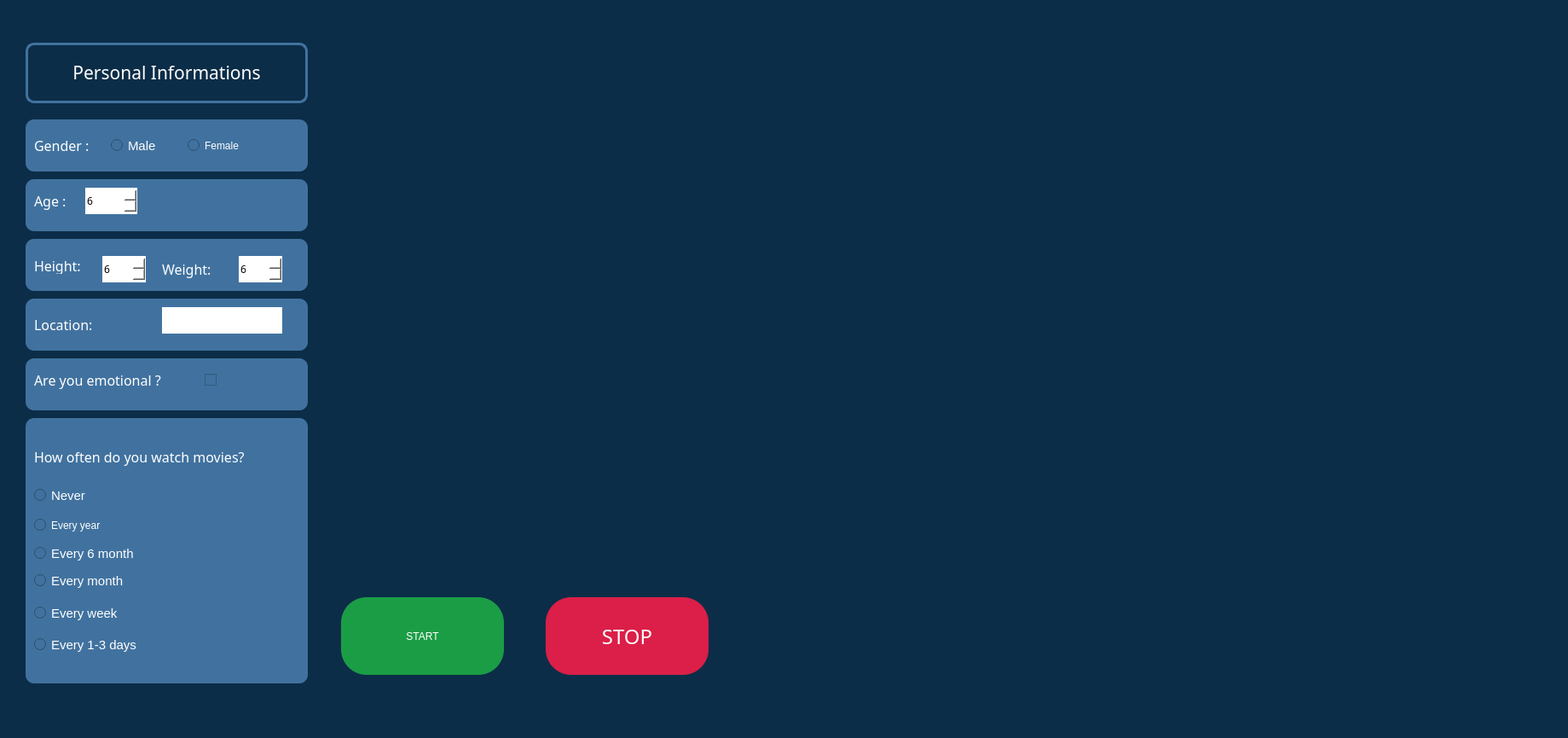
<?xml version="1.0" encoding="UTF-8"?>
<ui version="4.0">
 <class>MainWindow</class>
 <widget class="QMainWindow" name="MainWindow">
  <property name="geometry">
   <rect>
    <x>0</x>
    <y>0</y>
    <width>1839</width>
    <height>865</height>
   </rect>
  </property>
  <property name="windowTitle">
   <string>MainWindow</string>
  </property>
  <property name="styleSheet">
   <string notr="true">background-color: rgb(12, 45, 72);</string>
  </property>
  <widget class="QWidget" name="centralwidget">
   <widget class="QLabel" name="label">
    <property name="geometry">
     <rect>
      <x>1740</x>
      <y>790</y>
      <width>141</width>
      <height>61</height>
     </rect>
    </property>
    <property name="styleSheet">
     <string notr="true">image: url(:/logo/imgsrc/logo.png);</string>
    </property>
    <property name="text">
     <string/>
    </property>
   </widget>
   <widget class="QLabel" name="label_2">
    <property name="geometry">
     <rect>
      <x>1740</x>
      <y>860</y>
      <width>81</width>
      <height>31</height>
     </rect>
    </property>
    <property name="styleSheet">
     <string notr="true">font: 14pt &quot;MS Shell Dlg 2&quot;;</string>
    </property>
    <property name="text">
     <string>&lt;html&gt;&lt;head/&gt;&lt;body&gt;&lt;p align=&quot;right&quot;&gt;&lt;span style=&quot; font-size:12pt; font-weight:600; color:#ea8b37;&quot;&gt;NEURO&lt;/span&gt;&lt;/p&gt;&lt;/body&gt;&lt;/html&gt;</string>
    </property>
    <property name="textFormat">
     <enum>Qt::RichText</enum>
    </property>
    <property name="alignment">
     <set>Qt::AlignCenter</set>
    </property>
   </widget>
   <widget class="QLabel" name="label_3">
    <property name="geometry">
     <rect>
      <x>30</x>
      <y>50</y>
      <width>331</width>
      <height>71</height>
     </rect>
    </property>
    <property name="font">
     <font>
      <family>Microsoft YaHei Light</family>
      <pointsize>14</pointsize>
      <weight>50</weight>
      <italic>false</italic>
      <bold>false</bold>
     </font>
    </property>
    <property name="styleSheet">
     <string notr="true">    border: 3px solid ;
	border-color: rgb(65, 114, 159);
    border-radius: 10px;
    margin-top: 0.5em;</string>
    </property>
    <property name="text">
     <string>&lt;html&gt;&lt;head/&gt;&lt;body&gt;&lt;p&gt;&lt;span style=&quot; font-size:16pt; color:#ffffff;&quot;&gt;Personal Informations&lt;/span&gt;&lt;/p&gt;&lt;/body&gt;&lt;/html&gt;</string>
    </property>
    <property name="textFormat">
     <enum>Qt::RichText</enum>
    </property>
    <property name="alignment">
     <set>Qt::AlignCenter</set>
    </property>
   </widget>
   <widget class="QGroupBox" name="groupBox">
    <property name="geometry">
     <rect>
      <x>30</x>
      <y>140</y>
      <width>331</width>
      <height>61</height>
     </rect>
    </property>
    <property name="maximumSize">
     <size>
      <width>16700000</width>
      <height>16700000</height>
     </size>
    </property>
    <property name="styleSheet">
     <string notr="true">border: 0px;
background-color: rgb(65, 114, 159);
border-radius:10px;</string>
    </property>
    <property name="title">
     <string/>
    </property>
    <widget class="QRadioButton" name="radioButton_4">
     <property name="geometry">
      <rect>
       <x>100</x>
       <y>10</y>
       <width>81</width>
       <height>41</height>
      </rect>
     </property>
     <property name="font">
      <font>
       <family>Microsoft YaHei UI</family>
       <pointsize>11</pointsize>
       <weight>50</weight>
       <italic>false</italic>
       <bold>false</bold>
      </font>
     </property>
     <property name="styleSheet">
      <string notr="true">color: rgb(255, 255, 255);
font: 11pt &quot;Microsoft YaHei UI&quot;;</string>
     </property>
     <property name="text">
      <string>Male</string>
     </property>
    </widget>
    <widget class="QLabel" name="label_4">
     <property name="geometry">
      <rect>
       <x>10</x>
       <y>10</y>
       <width>81</width>
       <height>41</height>
      </rect>
     </property>
     <property name="font">
      <font>
       <family>Microsoft YaHei Light</family>
       <pointsize>12</pointsize>
       <weight>50</weight>
       <bold>false</bold>
      </font>
     </property>
     <property name="text">
      <string>&lt;html&gt;&lt;head/&gt;&lt;body&gt;&lt;p&gt;&lt;span style=&quot; color:#ffffff;&quot;&gt;Gender :&lt;/span&gt;&lt;/p&gt;&lt;/body&gt;&lt;/html&gt;</string>
     </property>
     <property name="textFormat">
      <enum>Qt::RichText</enum>
     </property>
    </widget>
    <widget class="QRadioButton" name="radioButton_3">
     <property name="geometry">
      <rect>
       <x>190</x>
       <y>10</y>
       <width>111</width>
       <height>41</height>
      </rect>
     </property>
     <property name="styleSheet">
      <string notr="true">color: rgb(255, 255, 255);
font: 11pt &quot;Microsoft YaHei UI&quot;;</string>
     </property>
     <property name="text">
      <string>Female</string>
     </property>
    </widget>
   </widget>
   <widget class="QGroupBox" name="groupBox_2">
    <property name="geometry">
     <rect>
      <x>30</x>
      <y>210</y>
      <width>331</width>
      <height>61</height>
     </rect>
    </property>
    <property name="styleSheet">
     <string notr="true">border: 0px;
background-color: rgb(65, 114, 159);
border-radius:10px;</string>
    </property>
    <property name="title">
     <string/>
    </property>
    <widget class="QSpinBox" name="spinBox">
     <property name="geometry">
      <rect>
       <x>70</x>
       <y>10</y>
       <width>61</width>
       <height>31</height>
      </rect>
     </property>
     <property name="font">
      <font>
       <family>Microsoft YaHei Light</family>
      </font>
     </property>
     <property name="styleSheet">
      <string notr="true">background-color: rgb(255, 255, 255);
border-radius:0 px;
</string>
     </property>
     <property name="minimum">
      <number>6</number>
     </property>
    </widget>
    <widget class="QLabel" name="label_5">
     <property name="geometry">
      <rect>
       <x>10</x>
       <y>10</y>
       <width>51</width>
       <height>31</height>
      </rect>
     </property>
     <property name="font">
      <font>
       <family>Microsoft YaHei Light</family>
       <pointsize>9</pointsize>
       <weight>50</weight>
       <bold>false</bold>
      </font>
     </property>
     <property name="text">
      <string>&lt;html&gt;&lt;head/&gt;&lt;body&gt;&lt;p&gt;&lt;span style=&quot; font-size:12pt; color:#ffffff;&quot;&gt;Age :&lt;/span&gt;&lt;/p&gt;&lt;/body&gt;&lt;/html&gt;</string>
     </property>
    </widget>
   </widget>
   <widget class="QGroupBox" name="groupBox_3">
    <property name="geometry">
     <rect>
      <x>30</x>
      <y>420</y>
      <width>331</width>
      <height>61</height>
     </rect>
    </property>
    <property name="styleSheet">
     <string notr="true">border: 0px;
background-color: rgb(65, 114, 159);
border-radius:10px;</string>
    </property>
    <property name="title">
     <string/>
    </property>
    <widget class="QLabel" name="label_6">
     <property name="geometry">
      <rect>
       <x>10</x>
       <y>10</y>
       <width>191</width>
       <height>31</height>
      </rect>
     </property>
     <property name="font">
      <font>
       <family>Microsoft YaHei Light</family>
       <pointsize>12</pointsize>
       <weight>50</weight>
       <bold>false</bold>
      </font>
     </property>
     <property name="text">
      <string>&lt;html&gt;&lt;head/&gt;&lt;body&gt;&lt;p&gt;&lt;span style=&quot; color:#ffffff;&quot;&gt;Are you emotional ?&lt;/span&gt;&lt;/p&gt;&lt;/body&gt;&lt;/html&gt;</string>
     </property>
    </widget>
    <widget class="QCheckBox" name="checkBox">
     <property name="geometry">
      <rect>
       <x>210</x>
       <y>10</y>
       <width>41</width>
       <height>31</height>
      </rect>
     </property>
     <property name="text">
      <string/>
     </property>
    </widget>
   </widget>
   <widget class="QPushButton" name="pushButton">
    <property name="geometry">
     <rect>
      <x>400</x>
      <y>700</y>
      <width>191</width>
      <height>91</height>
     </rect>
    </property>
    <property name="styleSheet">
     <string notr="true">color: rgb(255, 255, 255);
font: 75 18pt &quot;Poppins&quot;;
border-radius: 30px;
background-color: rgb(27, 157, 70);
border-style: outset;</string>
    </property>
    <property name="text">
     <string>START</string>
    </property>
   </widget>
   <widget class="QPushButton" name="pushButton_2">
    <property name="geometry">
     <rect>
      <x>640</x>
      <y>700</y>
      <width>191</width>
      <height>91</height>
     </rect>
    </property>
    <property name="font">
     <font>
      <family>Poppins</family>
      <pointsize>18</pointsize>
      <weight>9</weight>
      <italic>false</italic>
      <bold>false</bold>
     </font>
    </property>
    <property name="styleSheet">
     <string notr="true">color: rgb(255, 255, 255);
font: 75 18pt &quot;Poppins&quot;;
border-radius: 30px;
border-style: outset;
background-color: rgb(219, 31, 72);</string>
    </property>
    <property name="text">
     <string>STOP</string>
    </property>
   </widget>
   <widget class="QLabel" name="label_8">
    <property name="geometry">
     <rect>
      <x>1820</x>
      <y>860</y>
      <width>61</width>
      <height>31</height>
     </rect>
    </property>
    <property name="styleSheet">
     <string notr="true">font: 14pt &quot;MS Shell Dlg 2&quot;;</string>
    </property>
    <property name="text">
     <string>&lt;html&gt;&lt;head/&gt;&lt;body&gt;&lt;p&gt;&lt;span style=&quot; font-size:12pt; font-weight:600; color:#e5e5e5;&quot;&gt;TECH&lt;/span&gt;&lt;/p&gt;&lt;/body&gt;&lt;/html&gt;</string>
    </property>
    <property name="textFormat">
     <enum>Qt::RichText</enum>
    </property>
    <property name="alignment">
     <set>Qt::AlignCenter</set>
    </property>
   </widget>
   <widget class="QGroupBox" name="groupBox_6">
    <property name="geometry">
     <rect>
      <x>30</x>
      <y>490</y>
      <width>331</width>
      <height>311</height>
     </rect>
    </property>
    <property name="maximumSize">
     <size>
      <width>16700000</width>
      <height>16700000</height>
     </size>
    </property>
    <property name="styleSheet">
     <string notr="true">border: 0px;
background-color: rgb(65, 114, 159);
border-radius:10px;</string>
    </property>
    <property name="title">
     <string/>
    </property>
    <widget class="QRadioButton" name="freq0">
     <property name="geometry">
      <rect>
       <x>10</x>
       <y>80</y>
       <width>101</width>
       <height>21</height>
      </rect>
     </property>
     <property name="font">
      <font>
       <family>Microsoft YaHei UI</family>
       <pointsize>11</pointsize>
       <weight>50</weight>
       <italic>false</italic>
       <bold>false</bold>
      </font>
     </property>
     <property name="styleSheet">
      <string notr="true">color: rgb(255, 255, 255);
font: 11pt &quot;Microsoft YaHei UI&quot;;</string>
     </property>
     <property name="text">
      <string>Never</string>
     </property>
    </widget>
    <widget class="QLabel" name="label_13">
     <property name="geometry">
      <rect>
       <x>10</x>
       <y>20</y>
       <width>311</width>
       <height>51</height>
      </rect>
     </property>
     <property name="font">
      <font>
       <family>Microsoft YaHei Light</family>
       <pointsize>12</pointsize>
       <weight>50</weight>
       <bold>false</bold>
      </font>
     </property>
     <property name="text">
      <string>&lt;html&gt;&lt;head/&gt;&lt;body&gt;&lt;p&gt;&lt;span style=&quot; color:#ffffff;&quot;&gt;How often do you watch movies?&lt;/span&gt;&lt;/p&gt;&lt;/body&gt;&lt;/html&gt;</string>
     </property>
     <property name="textFormat">
      <enum>Qt::RichText</enum>
     </property>
    </widget>
    <widget class="QRadioButton" name="freq1">
     <property name="geometry">
      <rect>
       <x>10</x>
       <y>110</y>
       <width>131</width>
       <height>31</height>
      </rect>
     </property>
     <property name="styleSheet">
      <string notr="true">color: rgb(255, 255, 255);
font: 11pt &quot;Microsoft YaHei UI&quot;;</string>
     </property>
     <property name="text">
      <string>Every year</string>
     </property>
    </widget>
    <widget class="QRadioButton" name="freq2">
     <property name="geometry">
      <rect>
       <x>10</x>
       <y>150</y>
       <width>161</width>
       <height>17</height>
      </rect>
     </property>
     <property name="font">
      <font>
       <family>Microsoft YaHei UI</family>
       <pointsize>11</pointsize>
       <weight>50</weight>
       <italic>false</italic>
       <bold>false</bold>
      </font>
     </property>
     <property name="styleSheet">
      <string notr="true">color: rgb(255, 255, 255);
font: 11pt &quot;Microsoft YaHei UI&quot;;</string>
     </property>
     <property name="text">
      <string>Every 6 month</string>
     </property>
    </widget>
    <widget class="QRadioButton" name="freq3">
     <property name="geometry">
      <rect>
       <x>10</x>
       <y>180</y>
       <width>141</width>
       <height>21</height>
      </rect>
     </property>
     <property name="font">
      <font>
       <family>Microsoft YaHei UI</family>
       <pointsize>11</pointsize>
       <weight>50</weight>
       <italic>false</italic>
       <bold>false</bold>
      </font>
     </property>
     <property name="styleSheet">
      <string notr="true">color: rgb(255, 255, 255);
font: 11pt &quot;Microsoft YaHei UI&quot;;</string>
     </property>
     <property name="text">
      <string>Every month</string>
     </property>
    </widget>
    <widget class="QRadioButton" name="freq4">
     <property name="geometry">
      <rect>
       <x>10</x>
       <y>220</y>
       <width>141</width>
       <height>17</height>
      </rect>
     </property>
     <property name="font">
      <font>
       <family>Microsoft YaHei UI</family>
       <pointsize>11</pointsize>
       <weight>50</weight>
       <italic>false</italic>
       <bold>false</bold>
      </font>
     </property>
     <property name="styleSheet">
      <string notr="true">color: rgb(255, 255, 255);
font: 11pt &quot;Microsoft YaHei UI&quot;;</string>
     </property>
     <property name="text">
      <string>Every week</string>
     </property>
    </widget>
    <widget class="QRadioButton" name="freq5">
     <property name="geometry">
      <rect>
       <x>10</x>
       <y>250</y>
       <width>171</width>
       <height>31</height>
      </rect>
     </property>
     <property name="font">
      <font>
       <family>Microsoft YaHei UI</family>
       <pointsize>11</pointsize>
       <weight>50</weight>
       <italic>false</italic>
       <bold>false</bold>
      </font>
     </property>
     <property name="styleSheet">
      <string notr="true">color: rgb(255, 255, 255);
font: 11pt &quot;Microsoft YaHei UI&quot;;</string>
     </property>
     <property name="text">
      <string>Every 1-3 days</string>
     </property>
    </widget>
   </widget>
   <widget class="QGroupBox" name="groupBox_7">
    <property name="geometry">
     <rect>
      <x>30</x>
      <y>280</y>
      <width>331</width>
      <height>61</height>
     </rect>
    </property>
    <property name="styleSheet">
     <string notr="true">border: 0px;
background-color: rgb(65, 114, 159);
border-radius:10px;</string>
    </property>
    <property name="title">
     <string/>
    </property>
    <widget class="QSpinBox" name="spinBox_11">
     <property name="geometry">
      <rect>
       <x>90</x>
       <y>20</y>
       <width>51</width>
       <height>31</height>
      </rect>
     </property>
     <property name="font">
      <font>
       <family>Microsoft YaHei Light</family>
      </font>
     </property>
     <property name="styleSheet">
      <string notr="true">background-color: rgb(255, 255, 255);
border-radius:0 px;
</string>
     </property>
     <property name="minimum">
      <number>6</number>
     </property>
    </widget>
    <widget class="QLabel" name="label_19">
     <property name="geometry">
      <rect>
       <x>10</x>
       <y>20</y>
       <width>71</width>
       <height>21</height>
      </rect>
     </property>
     <property name="font">
      <font>
       <family>Microsoft YaHei Light</family>
       <pointsize>9</pointsize>
       <weight>50</weight>
       <bold>false</bold>
      </font>
     </property>
     <property name="text">
      <string>&lt;html&gt;&lt;head/&gt;&lt;body&gt;&lt;p&gt;&lt;span style=&quot; font-size:12pt; color:#ffffff;&quot;&gt;Height:&lt;/span&gt;&lt;/p&gt;&lt;/body&gt;&lt;/html&gt;</string>
     </property>
    </widget>
    <widget class="QLabel" name="label_20">
     <property name="geometry">
      <rect>
       <x>160</x>
       <y>10</y>
       <width>71</width>
       <height>51</height>
      </rect>
     </property>
     <property name="font">
      <font>
       <family>Microsoft YaHei Light</family>
       <pointsize>9</pointsize>
       <weight>50</weight>
       <bold>false</bold>
      </font>
     </property>
     <property name="text">
      <string>&lt;html&gt;&lt;head/&gt;&lt;body&gt;&lt;p&gt;&lt;span style=&quot; font-size:12pt; color:#ffffff;&quot;&gt;Weight:&lt;/span&gt;&lt;/p&gt;&lt;/body&gt;&lt;/html&gt;</string>
     </property>
    </widget>
    <widget class="QSpinBox" name="spinBox_12">
     <property name="geometry">
      <rect>
       <x>250</x>
       <y>20</y>
       <width>51</width>
       <height>31</height>
      </rect>
     </property>
     <property name="font">
      <font>
       <family>Microsoft YaHei Light</family>
      </font>
     </property>
     <property name="styleSheet">
      <string notr="true">background-color: rgb(255, 255, 255);
border-radius:0 px;
</string>
     </property>
     <property name="minimum">
      <number>6</number>
     </property>
    </widget>
   </widget>
   <widget class="QGroupBox" name="groupBox_5">
    <property name="geometry">
     <rect>
      <x>30</x>
      <y>350</y>
      <width>331</width>
      <height>61</height>
     </rect>
    </property>
    <property name="styleSheet">
     <string notr="true">border: 0px;
background-color: rgb(65, 114, 159);
border-radius:10px;</string>
    </property>
    <property name="title">
     <string/>
    </property>
    <widget class="QLabel" name="label_14">
     <property name="geometry">
      <rect>
       <x>10</x>
       <y>10</y>
       <width>111</width>
       <height>41</height>
      </rect>
     </property>
     <property name="font">
      <font>
       <family>Microsoft YaHei Light</family>
       <pointsize>9</pointsize>
       <weight>50</weight>
       <bold>false</bold>
      </font>
     </property>
     <property name="text">
      <string>&lt;html&gt;&lt;head/&gt;&lt;body&gt;&lt;p&gt;&lt;span style=&quot; font-size:12pt; color:#ffffff;&quot;&gt;Location:&lt;/span&gt;&lt;/p&gt;&lt;/body&gt;&lt;/html&gt;</string>
     </property>
    </widget>
    <widget class="QTextEdit" name="textEdit">
     <property name="geometry">
      <rect>
       <x>160</x>
       <y>10</y>
       <width>141</width>
       <height>31</height>
      </rect>
     </property>
     <property name="styleSheet">
      <string notr="true">background-color: rgb(255, 255, 255);
border-radius:0 px;</string>
     </property>
     <property name="undoRedoEnabled">
      <bool>true</bool>
     </property>
     <property name="html">
      <string>&lt;!DOCTYPE HTML PUBLIC &quot;-//W3C//DTD HTML 4.0//EN&quot; &quot;http://www.w3.org/TR/REC-html40/strict.dtd&quot;&gt;
&lt;html&gt;&lt;head&gt;&lt;meta name=&quot;qrichtext&quot; content=&quot;1&quot; /&gt;&lt;style type=&quot;text/css&quot;&gt;
p, li { white-space: pre-wrap; }
&lt;/style&gt;&lt;/head&gt;&lt;body style=&quot; font-family:'MS Shell Dlg 2'; font-size:7.8pt; font-weight:400; font-style:normal;&quot;&gt;
&lt;p style=&quot;-qt-paragraph-type:empty; margin-top:0px; margin-bottom:0px; margin-left:0px; margin-right:0px; -qt-block-indent:0; text-indent:0px;&quot;&gt;&lt;br /&gt;&lt;/p&gt;&lt;/body&gt;&lt;/html&gt;</string>
     </property>
    </widget>
   </widget>
   <widget class="QLabel" name="label_7">
    <property name="geometry">
     <rect>
      <x>590</x>
      <y>0</y>
      <width>641</width>
      <height>141</height>
     </rect>
    </property>
    <property name="styleSheet">
     <string notr="true">image: url(:/logo/imgsrc/Moodie.png);</string>
    </property>
    <property name="text">
     <string/>
    </property>
   </widget>
  </widget>
  <widget class="QMenuBar" name="menubar">
   <property name="geometry">
    <rect>
     <x>0</x>
     <y>0</y>
     <width>1839</width>
     <height>26</height>
    </rect>
   </property>
  </widget>
  <widget class="QStatusBar" name="statusbar"/>
 </widget>
 <resources>
  <include location="imsrc.qrc"/>
 </resources>
 <connections/>
</ui>
